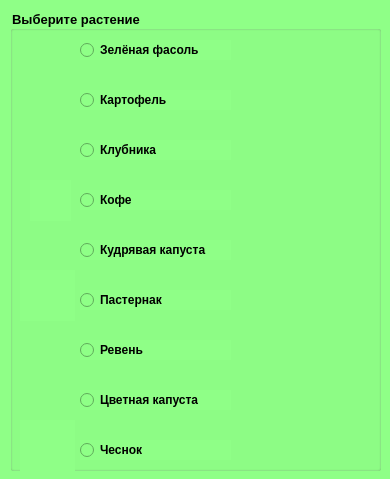
<?xml version="1.0" encoding="UTF-8"?>
<ui version="4.0">
 <class>Form</class>
 <widget class="QWidget" name="Form">
  <property name="geometry">
   <rect>
    <x>0</x>
    <y>0</y>
    <width>390</width>
    <height>479</height>
   </rect>
  </property>
  <property name="windowTitle">
   <string>Form</string>
  </property>
  <property name="styleSheet">
   <string notr="true">background-color: rgb(143, 255, 135);</string>
  </property>
  <widget class="QGroupBox" name="groupBox">
   <property name="geometry">
    <rect>
     <x>10</x>
     <y>10</y>
     <width>371</width>
     <height>461</height>
    </rect>
   </property>
   <property name="font">
    <font>
     <family>MS UI Gothic</family>
     <pointsize>10</pointsize>
     <weight>75</weight>
     <bold>true</bold>
    </font>
   </property>
   <property name="title">
    <string>Выберите растение</string>
   </property>
   <widget class="QRadioButton" name="cauliflower_button">
    <property name="geometry">
     <rect>
      <x>70</x>
      <y>380</y>
      <width>151</width>
      <height>20</height>
     </rect>
    </property>
    <property name="font">
     <font>
      <weight>75</weight>
      <bold>true</bold>
     </font>
    </property>
    <property name="text">
     <string>Цветная капуста</string>
    </property>
    <attribute name="buttonGroup">
     <string notr="true">crops_group</string>
    </attribute>
   </widget>
   <widget class="QLabel" name="label">
    <property name="geometry">
     <rect>
      <x>10</x>
      <y>360</y>
      <width>51</width>
      <height>51</height>
     </rect>
    </property>
    <property name="styleSheet">
     <string notr="true">background-color: transparent</string>
    </property>
    <property name="text">
     <string/>
    </property>
    <property name="pixmap">
     <pixmap>../pictures/crops/spring/Cauliflower.png</pixmap>
    </property>
    <property name="scaledContents">
     <bool>true</bool>
    </property>
   </widget>
   <widget class="QLabel" name="label_2">
    <property name="geometry">
     <rect>
      <x>20</x>
      <y>170</y>
      <width>41</width>
      <height>41</height>
     </rect>
    </property>
    <property name="text">
     <string/>
    </property>
    <property name="pixmap">
     <pixmap>../pictures/crops/spring/Coffee_Bean.png</pixmap>
    </property>
    <property name="scaledContents">
     <bool>true</bool>
    </property>
   </widget>
   <widget class="QRadioButton" name="coffee_button">
    <property name="geometry">
     <rect>
      <x>70</x>
      <y>180</y>
      <width>151</width>
      <height>20</height>
     </rect>
    </property>
    <property name="font">
     <font>
      <weight>75</weight>
      <bold>true</bold>
     </font>
    </property>
    <property name="text">
     <string>Кофе</string>
    </property>
    <attribute name="buttonGroup">
     <string notr="true">crops_group</string>
    </attribute>
   </widget>
   <widget class="QLabel" name="label_3">
    <property name="geometry">
     <rect>
      <x>10</x>
      <y>410</y>
      <width>55</width>
      <height>51</height>
     </rect>
    </property>
    <property name="text">
     <string/>
    </property>
    <property name="pixmap">
     <pixmap>../pictures/crops/spring/Garlic.png</pixmap>
    </property>
    <property name="scaledContents">
     <bool>true</bool>
    </property>
   </widget>
   <widget class="QLabel" name="label_4">
    <property name="geometry">
     <rect>
      <x>10</x>
      <y>20</y>
      <width>55</width>
      <height>51</height>
     </rect>
    </property>
    <property name="styleSheet">
     <string notr="true">background-color: transparent</string>
    </property>
    <property name="text">
     <string/>
    </property>
    <property name="pixmap">
     <pixmap>../pictures/crops/spring/Green_Bean.png</pixmap>
    </property>
    <property name="scaledContents">
     <bool>true</bool>
    </property>
   </widget>
   <widget class="QLabel" name="label_5">
    <property name="geometry">
     <rect>
      <x>10</x>
      <y>210</y>
      <width>55</width>
      <height>51</height>
     </rect>
    </property>
    <property name="styleSheet">
     <string notr="true">background-color: transparent</string>
    </property>
    <property name="text">
     <string/>
    </property>
    <property name="pixmap">
     <pixmap>../pictures/crops/spring/Kale.png</pixmap>
    </property>
    <property name="scaledContents">
     <bool>true</bool>
    </property>
   </widget>
   <widget class="QLabel" name="label_6">
    <property name="geometry">
     <rect>
      <x>10</x>
      <y>70</y>
      <width>55</width>
      <height>41</height>
     </rect>
    </property>
    <property name="styleSheet">
     <string notr="true">background-color: transparent</string>
    </property>
    <property name="text">
     <string/>
    </property>
    <property name="pixmap">
     <pixmap>../pictures/crops/spring/Potato.png</pixmap>
    </property>
    <property name="scaledContents">
     <bool>false</bool>
    </property>
   </widget>
   <widget class="QLabel" name="label_7">
    <property name="geometry">
     <rect>
      <x>10</x>
      <y>260</y>
      <width>55</width>
      <height>51</height>
     </rect>
    </property>
    <property name="text">
     <string/>
    </property>
    <property name="pixmap">
     <pixmap>../pictures/crops/spring/Parsnip.png</pixmap>
    </property>
    <property name="scaledContents">
     <bool>true</bool>
    </property>
   </widget>
   <widget class="QLabel" name="label_8">
    <property name="geometry">
     <rect>
      <x>10</x>
      <y>310</y>
      <width>55</width>
      <height>51</height>
     </rect>
    </property>
    <property name="styleSheet">
     <string notr="true">background-color: transparent</string>
    </property>
    <property name="text">
     <string/>
    </property>
    <property name="pixmap">
     <pixmap>../pictures/crops/spring/Rhubarb.png</pixmap>
    </property>
    <property name="scaledContents">
     <bool>true</bool>
    </property>
   </widget>
   <widget class="QLabel" name="label_9">
    <property name="geometry">
     <rect>
      <x>20</x>
      <y>120</y>
      <width>41</width>
      <height>41</height>
     </rect>
    </property>
    <property name="styleSheet">
     <string notr="true">background-color: transparent</string>
    </property>
    <property name="text">
     <string/>
    </property>
    <property name="pixmap">
     <pixmap>../pictures/crops/spring/Strawberry.png</pixmap>
    </property>
    <property name="scaledContents">
     <bool>true</bool>
    </property>
   </widget>
   <widget class="QRadioButton" name="parsnip_button">
    <property name="geometry">
     <rect>
      <x>70</x>
      <y>280</y>
      <width>151</width>
      <height>20</height>
     </rect>
    </property>
    <property name="font">
     <font>
      <weight>75</weight>
      <bold>true</bold>
     </font>
    </property>
    <property name="text">
     <string>Пастернак</string>
    </property>
    <attribute name="buttonGroup">
     <string notr="true">crops_group</string>
    </attribute>
   </widget>
   <widget class="QRadioButton" name="strawberry_button">
    <property name="geometry">
     <rect>
      <x>70</x>
      <y>130</y>
      <width>151</width>
      <height>20</height>
     </rect>
    </property>
    <property name="font">
     <font>
      <weight>75</weight>
      <bold>true</bold>
     </font>
    </property>
    <property name="text">
     <string>Клубника</string>
    </property>
    <attribute name="buttonGroup">
     <string notr="true">crops_group</string>
    </attribute>
   </widget>
   <widget class="QRadioButton" name="rhubarb_button">
    <property name="geometry">
     <rect>
      <x>70</x>
      <y>330</y>
      <width>151</width>
      <height>20</height>
     </rect>
    </property>
    <property name="font">
     <font>
      <weight>75</weight>
      <bold>true</bold>
     </font>
    </property>
    <property name="text">
     <string>Ревень</string>
    </property>
    <attribute name="buttonGroup">
     <string notr="true">crops_group</string>
    </attribute>
   </widget>
   <widget class="QRadioButton" name="kale_button">
    <property name="geometry">
     <rect>
      <x>70</x>
      <y>230</y>
      <width>151</width>
      <height>20</height>
     </rect>
    </property>
    <property name="font">
     <font>
      <weight>75</weight>
      <bold>true</bold>
     </font>
    </property>
    <property name="text">
     <string>Кудрявая капуста</string>
    </property>
    <attribute name="buttonGroup">
     <string notr="true">crops_group</string>
    </attribute>
   </widget>
   <widget class="QRadioButton" name="garlic_button">
    <property name="geometry">
     <rect>
      <x>70</x>
      <y>430</y>
      <width>151</width>
      <height>20</height>
     </rect>
    </property>
    <property name="font">
     <font>
      <weight>75</weight>
      <bold>true</bold>
     </font>
    </property>
    <property name="text">
     <string>Чеснок</string>
    </property>
    <attribute name="buttonGroup">
     <string notr="true">crops_group</string>
    </attribute>
   </widget>
   <widget class="QRadioButton" name="potato_button">
    <property name="geometry">
     <rect>
      <x>70</x>
      <y>80</y>
      <width>151</width>
      <height>20</height>
     </rect>
    </property>
    <property name="font">
     <font>
      <weight>75</weight>
      <bold>true</bold>
     </font>
    </property>
    <property name="text">
     <string>Картофель</string>
    </property>
    <attribute name="buttonGroup">
     <string notr="true">crops_group</string>
    </attribute>
   </widget>
   <widget class="QRadioButton" name="greenbean_button">
    <property name="geometry">
     <rect>
      <x>70</x>
      <y>30</y>
      <width>151</width>
      <height>20</height>
     </rect>
    </property>
    <property name="font">
     <font>
      <weight>75</weight>
      <bold>true</bold>
     </font>
    </property>
    <property name="text">
     <string>Зелёная фасоль</string>
    </property>
    <attribute name="buttonGroup">
     <string notr="true">crops_group</string>
    </attribute>
   </widget>
  </widget>
 </widget>
 <resources/>
 <connections/>
 <buttongroups>
  <buttongroup name="crops_group"/>
 </buttongroups>
</ui>
